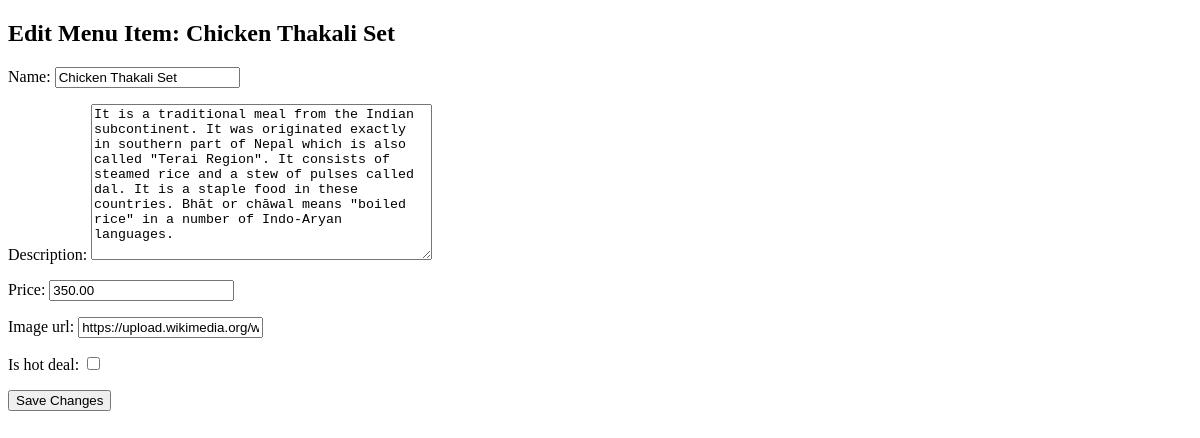
Before: /edit_menu_item/16/ (signed in) with the older database file.
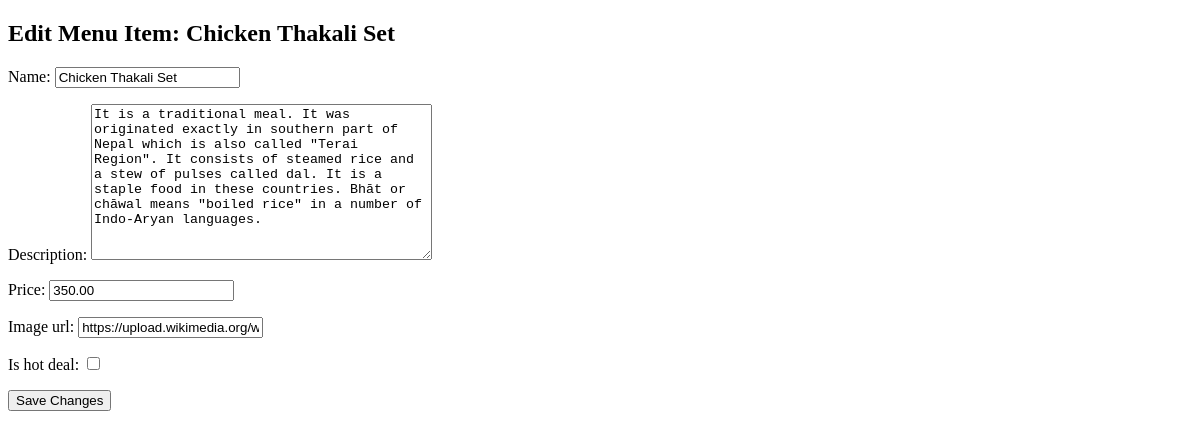
After: the same page with the newer database file.
### menu/models.py (models this page shows, shortened)
class MenuItem(models.Model):
    category = models.ForeignKey(Category, on_delete=models.SET_NULL, null=True, blank=True)
    name = models.CharField(max_length=255)
    description = models.TextField()
    price = models.DecimalField(max_digits=6, decimal_places=2)
    image_url = models.CharField(max_length=500)
    is_hot_deal = models.BooleanField(default=False)

### menu/admin_views.py (the view)
# urls.py: path('edit_menu_item/<int:item_id>/', admin_views.edit_menu_item, name='edit_menu_item'),
@login_required
@user_passes_test(is_admin)
def edit_menu_item(request, item_id):
    item = get_object_or_404(MenuItem, id=item_id)
    if request.method == 'POST':
        form = MenuItemForm(request.POST, instance=item)
        if form.is_valid():
            form.save()
            return redirect('admin_dashboard')  # Redirect to the admin dashboard after saving
    else:
        form = MenuItemForm(instance=item)
    return render(request, 'edit_menu_item.html', {'form': form, 'item': item})

### menu/forms.py
class MenuItemForm(forms.ModelForm):
    class Meta:
        model = MenuItem
        fields = ['name', 'description', 'price', 'image_url', 'is_hot_deal']

### menu/admin_views.py (called while the page is built)
def is_admin(user):
    return user.is_superuser

### menu/templates/edit_menu_item.html (shortened to what this page needs)
<!DOCTYPE html>
<html lang="en">
<head>
</head>
<body>
<h2>Edit Menu Item: {{ item.name }}</h2>
<form method="post">
    {{ form.as_p }}
    <button type="submit">Save Changes</button>
</form>
</body>
</html>

Changed rows visible on the page:
changed MenuItem "Chicken Thakali Set": description "It is a traditional meal from the Indian subcontinent. It was originated exactly…" → "It is a traditional meal. It was originated exactly…"
